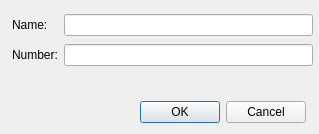
<?xml version="1.0" encoding="UTF-8"?>
<ui version="4.0">
 <class>EditDialog</class>
 <widget class="QDialog" name="EditDialog">
  <property name="geometry">
   <rect>
    <x>0</x>
    <y>0</y>
    <width>319</width>
    <height>134</height>
   </rect>
  </property>
  <property name="windowTitle">
   <string>Dialog</string>
  </property>
  <widget class="QDialogButtonBox" name="buttonBox">
   <property name="geometry">
    <rect>
     <x>140</x>
     <y>100</y>
     <width>166</width>
     <height>24</height>
    </rect>
   </property>
   <property name="orientation">
    <enum>Qt::Orientation::Horizontal</enum>
   </property>
   <property name="standardButtons">
    <set>QDialogButtonBox::StandardButton::Cancel|QDialogButtonBox::StandardButton::Ok</set>
   </property>
  </widget>
  <widget class="QWidget" name="">
   <property name="geometry">
    <rect>
     <x>12</x>
     <y>12</y>
     <width>301</width>
     <height>56</height>
    </rect>
   </property>
   <layout class="QGridLayout" name="gridLayout">
    <item row="0" column="0">
     <widget class="QLabel" name="label">
      <property name="text">
       <string>Name:</string>
      </property>
     </widget>
    </item>
    <item row="0" column="1">
     <widget class="QLineEdit" name="nameEdit"/>
    </item>
    <item row="1" column="0">
     <widget class="QLabel" name="label_2">
      <property name="text">
       <string>Number:</string>
      </property>
     </widget>
    </item>
    <item row="1" column="1">
     <widget class="QLineEdit" name="numberEdit"/>
    </item>
   </layout>
  </widget>
 </widget>
 <resources/>
 <connections>
  <connection>
   <sender>buttonBox</sender>
   <signal>rejected()</signal>
   <receiver>EditDialog</receiver>
   <slot>reject()</slot>
   <hints>
    <hint type="sourcelabel">
     <x>316</x>
     <y>260</y>
    </hint>
    <hint type="destinationlabel">
     <x>286</x>
     <y>274</y>
    </hint>
   </hints>
  </connection>
  <connection>
   <sender>buttonBox</sender>
   <signal>accepted()</signal>
   <receiver>EditDialog</receiver>
   <slot>accept()</slot>
   <hints>
    <hint type="sourcelabel">
     <x>248</x>
     <y>254</y>
    </hint>
    <hint type="destinationlabel">
     <x>157</x>
     <y>274</y>
    </hint>
   </hints>
  </connection>
 </connections>
</ui>
